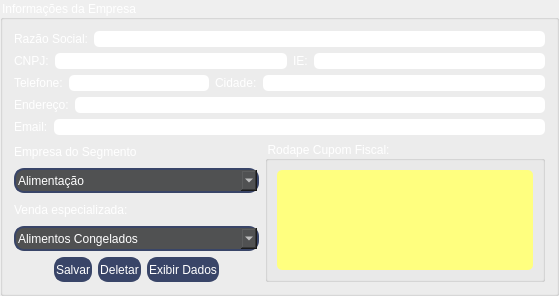
                <widget class="QGroupBox" name="groupBox">
                 <property name="maximumSize">
                  <size>
                   <width>590</width>
                   <height>375</height>
                  </size>
                 </property>
                 <property name="styleSheet">
                  <string notr="true">color: rgb(255, 255, 255);
font: 700 9pt &quot;Segoe UI&quot;;</string>
                 </property>
                 <property name="title">
                  <string>Informações da Empresa</string>
                 </property>
                 <layout class="QGridLayout" name="gridLayout_9">
                  <item row="0" column="0" colspan="2">
                   <layout class="QHBoxLayout" name="horizontalLayout_32">
                    <item>
                     <widget class="QLabel" name="label_51">
                      <property name="styleSheet">
                       <string notr="true">background: transparent;
font: 700 10pt &quot;Segoe UI&quot;;
color: rgb(255, 255, 255);

</string>
                      </property>
                      <property name="text">
                       <string>Razão Social:</string>
                      </property>
                     </widget>
                    </item>
                    <item>
                     <widget class="QLineEdit" name="txt_info_empresa_razao_social">
                      <property name="styleSheet">
                       <string notr="true">QLineEdit {
    background-color: rgb(255, 255, 255);
    font: bold 12pt &quot;Segoe UI&quot;;
    border-radius: 5px; /* Define um raio de borda de 5 pixels */
	color: rgb(0, 0, 0);
}

QMenu {
    background-color: rgb(0, 0, 0);
    color: #ffffff;
    font: bold 12px &quot;Segoe UI&quot;;
    border-radius: 5px;
}
</string>
                      </property>
                     </widget>
                    </item>
                   </layout>
                  </item>
                  <item row="1" column="0" colspan="2">
                   <layout class="QHBoxLayout" name="horizontalLayout_34">
                    <item>
                     <widget class="QLabel" name="label_53">
                      <property name="styleSheet">
                       <string notr="true">background: transparent;
font: 700 10pt &quot;Segoe UI&quot;;
color: rgb(255, 255, 255);

</string>
                      </property>
                      <property name="text">
                       <string>CNPJ:</string>
                      </property>
                     </widget>
                    </item>
                    <item>
                     <widget class="QLineEdit" name="txt_info_empresa_cnpj">
                      <property name="styleSheet">
                       <string notr="true">QLineEdit {
    background-color: rgb(255, 255, 255);
    font: bold 12pt &quot;Segoe UI&quot;;
    border-radius: 5px; /* Define um raio de borda de 5 pixels */
	color: rgb(0, 0, 0);
}

QMenu {
    background-color: rgb(0, 0, 0);
    color: #ffffff;
    font: bold 12px &quot;Segoe UI&quot;;
    border-radius: 5px;
}
</string>
                      </property>
                     </widget>
                    </item>
                    <item>
                     <widget class="QLabel" name="label_54">
                      <property name="styleSheet">
                       <string notr="true">background: transparent;
font: 700 10pt &quot;Segoe UI&quot;;
color: rgb(255, 255, 255);

</string>
                      </property>
                      <property name="text">
                       <string>IE:</string>
                      </property>
                     </widget>
                    </item>
                    <item>
                     <widget class="QLineEdit" name="txt_info_empresa_ie">
                      <property name="styleSheet">
                       <string notr="true">QLineEdit {
    background-color: rgb(255, 255, 255);
    font: bold 12pt &quot;Segoe UI&quot;;
    border-radius: 5px; /* Define um raio de borda de 5 pixels */
	color: rgb(0, 0, 0);
}

QMenu {
    background-color: rgb(0, 0, 0);
    color: #ffffff;
    font: bold 12px &quot;Segoe UI&quot;;
    border-radius: 5px;
}
</string>
                      </property>
                     </widget>
                    </item>
                   </layout>
                  </item>
                  <item row="2" column="0" colspan="2">
                   <layout class="QHBoxLayout" name="horizontalLayout_26">
                    <item>
                     <widget class="QLabel" name="label_55">
                      <property name="styleSheet">
                       <string notr="true">background: transparent;
font: 700 10pt &quot;Segoe UI&quot;;
color: rgb(255, 255, 255);

</string>
                      </property>
                      <property name="text">
                       <string>Telefone:</string>
                      </property>
                     </widget>
                    </item>
                    <item>
                     <widget class="QLineEdit" name="txt_info_empresa_telefone">
                      <property name="maximumSize">
                       <size>
                        <width>140</width>
                        <height>16777215</height>
                       </size>
                      </property>
                      <property name="styleSheet">
                       <string notr="true">QLineEdit {
    background-color: rgb(255, 255, 255);
    font: bold 12pt &quot;Segoe UI&quot;;
    border-radius: 5px; /* Define um raio de borda de 5 pixels */
	color: rgb(0, 0, 0);
}

QMenu {
    background-color: rgb(0, 0, 0);
    color: #ffffff;
    font: bold 12px &quot;Segoe UI&quot;;
    border-radius: 5px;
}
</string>
                      </property>
                     </widget>
                    </item>
                    <item>
                     <widget class="QLabel" name="label_58">
                      <property name="styleSheet">
                       <string notr="true">background: transparent;
font: 700 10pt &quot;Segoe UI&quot;;
color: rgb(255, 255, 255);

</string>
                      </property>
                      <property name="text">
                       <string>Cidade:</string>
                      </property>
                     </widget>
                    </item>
                    <item>
                     <widget class="QLineEdit" name="txt_info_empresa_cidade">
                      <property name="styleSheet">
                       <string notr="true">QLineEdit {
    background-color: rgb(255, 255, 255);
    font: bold 12pt &quot;Segoe UI&quot;;
    border-radius: 5px; /* Define um raio de borda de 5 pixels */
	color: rgb(0, 0, 0);
}

QMenu {
    background-color: rgb(0, 0, 0);
    color: #ffffff;
    font: bold 12px &quot;Segoe UI&quot;;
    border-radius: 5px;
}
</string>
                      </property>
                     </widget>
                    </item>
                   </layout>
                  </item>
                  <item row="3" column="0" colspan="2">
                   <layout class="QHBoxLayout" name="horizontalLayout_33">
                    <item>
                     <widget class="QLabel" name="label_52">
                      <property name="styleSheet">
                       <string notr="true">background: transparent;
font: 700 10pt &quot;Segoe UI&quot;;
color: rgb(255, 255, 255);

</string>
                      </property>
                      <property name="text">
                       <string>Endereço:</string>
                      </property>
                     </widget>
                    </item>
                    <item>
                     <widget class="QLineEdit" name="txt_info_empresa_endereco">
                      <property name="styleSheet">
                       <string notr="true">QLineEdit {
    background-color: rgb(255, 255, 255);
    font: bold 12pt &quot;Segoe UI&quot;;
    border-radius: 5px; /* Define um raio de borda de 5 pixels */
	color: rgb(0, 0, 0);
}

QMenu {
    background-color: rgb(0, 0, 0);
    color: #ffffff;
    font: bold 12px &quot;Segoe UI&quot;;
    border-radius: 5px;
}
</string>
                      </property>
                     </widget>
                    </item>
                   </layout>
                  </item>
                  <item row="4" column="0" colspan="2">
                   <layout class="QHBoxLayout" name="horizontalLayout_37">
                    <item>
                     <widget class="QLabel" name="label_57">
                      <property name="styleSheet">
                       <string notr="true">background: transparent;
font: 700 10pt &quot;Segoe UI&quot;;
color: rgb(255, 255, 255);

</string>
                      </property>
                      <property name="text">
                       <string>Email:</string>
                      </property>
                     </widget>
                    </item>
                    <item>
                     <widget class="QLineEdit" name="txt_info_empresa_email">
                      <property name="styleSheet">
                       <string notr="true">QLineEdit {
    background-color: rgb(255, 255, 255);
    font: bold 12pt &quot;Segoe UI&quot;;
    border-radius: 5px; /* Define um raio de borda de 5 pixels */
	color: rgb(0, 0, 0);
}

QMenu {
    background-color: rgb(0, 0, 0);
    color: #ffffff;
    font: bold 12px &quot;Segoe UI&quot;;
    border-radius: 5px;
}
</string>
                      </property>
                     </widget>
                    </item>
                   </layout>
                  </item>
                  <item row="5" column="0">
                   <layout class="QVBoxLayout" name="verticalLayout_8">
                    <item>
                     <widget class="QLabel" name="label_4">
                      <property name="styleSheet">
                       <string notr="true">background: transparent;
font: 700 10pt &quot;Segoe UI&quot;;
color: rgb(255, 255, 255);

</string>
                      </property>
                      <property name="text">
                       <string>Empresa do Segmento</string>
                      </property>
                     </widget>
                    </item>
                    <item>
                     <widget class="QComboBox" name="cb_segment">
                      <property name="minimumSize">
                       <size>
                        <width>0</width>
                        <height>25</height>
                       </size>
                      </property>
                      <property name="maximumSize">
                       <size>
                        <width>250</width>
                        <height>25</height>
                       </size>
                      </property>
                      <property name="styleSheet">
                       <string notr="true">QComboBox {
    background-color: rgb(80, 81, 82);
    border: 2px solid #394568;
    border-radius: 10px;
    font: 700 10pt &quot;Segoe UI&quot;;
    color: rgb(255, 255, 255);  /* Cor do texto na caixa do ComboBox */
}

QComboBox:hover {
    background-color: rgb(75, 85, 83);
}

QComboBox:pressed {
    background-color: #2c3650;
}

QComboBox QAbstractItemView {
    color: rgb(255, 255, 255);  /* Cor do texto dos itens da lista */
    background-color: rgb(80, 81, 82);  /* Cor de fundo do menu suspenso */
}
</string>
                      </property>
                      <property name="editable">
                       <bool>true</bool>
                      </property>
                      <property name="currentText">
                       <string>Alimentação</string>
                      </property>
                      <item>
                       <property name="text">
                        <string>Alimentação</string>
                       </property>
                      </item>
                      <item>
                       <property name="text">
                        <string>Beleza e Estética</string>
                       </property>
                      </item>
                      <item>
                       <property name="text">
                        <string>Higiene pessoal</string>
                       </property>
                      </item>
                      <item>
                       <property name="text">
                        <string>Materias para Construção Civil</string>
                       </property>
                      </item>
                      <item>
                       <property name="text">
                        <string>Materiais de Limpeza</string>
                       </property>
                      </item>
                      <item>
                       <property name="text">
                        <string>Moda e Vestuário</string>
                       </property>
                      </item>
                      <item>
                       <property name="text">
                        <string>Lar e Decoração</string>
                       </property>
                      </item>
                      <item>
                       <property name="text">
                        <string>Tecnologia e Informática</string>
                       </property>
                      </item>
                      <item>
                       <property name="text">
                        <string>Manutenção</string>
                       </property>
                      </item>
                     </widget>
                    </item>
                   </layout>
                  </item>
                  <item row="6" column="0">
                   <layout class="QVBoxLayout" name="verticalLayout_7">
                    <item>
                     <widget class="QLabel" name="label_5">
                      <property name="styleSheet">
                       <string notr="true">background: transparent;
font: 700 10pt &quot;Segoe UI&quot;;
color: rgb(255, 255, 255);

</string>
                      </property>
                      <property name="text">
                       <string>Venda especializada:</string>
                      </property>
                     </widget>
                    </item>
                    <item>
                     <widget class="QComboBox" name="cb_tipo_prod_serv">
                      <property name="minimumSize">
                       <size>
                        <width>0</width>
                        <height>25</height>
                       </size>
                      </property>
                      <property name="maximumSize">
                       <size>
                        <width>300</width>
                        <height>25</height>
                       </size>
                      </property>
                      <property name="styleSheet">
                       <string notr="true">QComboBox {
    background-color: rgb(80, 81, 82);
    border: 2px solid #394568;
    border-radius: 10px;
    font: 700 10pt &quot;Segoe UI&quot;;
    color: rgb(255, 255, 255);  /* Cor do texto na caixa do ComboBox */
}

QComboBox:hover {
    background-color: rgb(75, 85, 83);
}

QComboBox:pressed {
    background-color: #2c3650;
}

QComboBox QAbstractItemView {
    color: rgb(255, 255, 255);  /* Cor do texto dos itens da lista */
    background-color: rgb(80, 81, 82);  /* Cor de fundo do menu suspenso */
}
</string>
                      </property>
                      <property name="editable">
                       <bool>true</bool>
                      </property>
                      <property name="currentText">
                       <string>Alimentos Congelados</string>
                      </property>
                      <item>
                       <property name="text">
                        <string>Alimentos Congelados</string>
                       </property>
                      </item>
                      <item>
                       <property name="text">
                        <string>Alimentos Não Perecíveis/Enlatados</string>
                       </property>
                      </item>
                      <item>
                       <property name="text">
                        <string>Alimentos Perecíveis/Embalados</string>
                       </property>
                      </item>
                      <item>
                       <property name="text">
                        <string>Bebidas</string>
                       </property>
                      </item>
                      <item>
                       <property name="text">
                        <string>Ferragens E Materiais De Construção</string>
                       </property>
                      </item>
                      <item>
                       <property name="text">
                        <string>Hortifrúti E Carnes</string>
                       </property>
                      </item>
                      <item>
                       <property name="text">
                        <string>Peças de Motos e Carros</string>
                       </property>
                      </item>
                      <item>
                       <property name="text">
                        <string>Produtos De Higiene Pessoal</string>
                       </property>
                      </item>
                      <item>
                       <property name="text">
                        <string>Produtos De Limpeza</string>
                       </property>
                      </item>
                      <item>
                       <property name="text">
                        <string>Produtos Para Pets</string>
                       </property>
                      </item>
                      <item>
                       <property name="text">
                        <string>Roupas, Calçados E Acessórios</string>
                       </property>
                      </item>
                      <item>
                       <property name="text">
                        <string>Salão De Beleza, Estética E Spa</string>
                       </property>
                      </item>
                      <item>
                       <property name="text">
                        <string>Svç/Manutenção Celular E Tablet</string>
                       </property>
                      </item>
                      <item>
                       <property name="text">
                        <string>Svç/Manutenção de Ar Cond. e Vent</string>
                       </property>
                      </item>
                      <item>
                       <property name="text">
                        <string>Svç/Mecânico de Carro</string>
                       </property>
                      </item>
                      <item>
                       <property name="text">
                        <string>Svç/Mecânico de Moto</string>
                       </property>
                      </item>
                      <item>
                       <property name="text">
                        <string>Vidraçaria, Marmoraria E Carpintaria</string>
                       </property>
                      </item>
                      <item>
                       <property name="text">
                        <string>Outros</string>
                       </property>
                      </item>
                     </widget>
                    </item>
                   </layout>
                  </item>
                  <item row="7" column="0">
                   <layout class="QHBoxLayout" name="horizontalLayout_27">
                    <item>
                     <spacer name="horizontalSpacer_13">
                      <property name="orientation">
                       <enum>Qt::Orientation::Horizontal</enum>
                      </property>
                      <property name="sizeHint" stdset="0">
                       <size>
                        <width>40</width>
                        <height>20</height>
                       </size>
                      </property>
                     </spacer>
                    </item>
                    <item>
                     <widget class="QPushButton" name="btn_salvar_info_empresa">
                      <property name="maximumSize">
                       <size>
                        <width>93</width>
                        <height>25</height>
                       </size>
                      </property>
                      <property name="styleSheet">
                       <string notr="true">    QPushButton {
        background-color: #394568;
        border: 2px solid #394568;
        border-radius: 10px;
        font: 700 10pt &quot;Segoe UI&quot;;
		color: rgb(255, 255, 255);
    }
    QPushButton:hover {
        background-color: #44537c;
    }
    QPushButton:pressed {
        background-color: #2c3650;
    }

</string>
                      </property>
                      <property name="text">
                       <string>Salvar</string>
                      </property>
                      <property name="icon">
                       <iconset>
                        <normaloff>:/new/img/0 (81).png</normaloff>:/new/img/0 (81).png</iconset>
                      </property>
                     </widget>
                    </item>
                    <item>
                     <widget class="QPushButton" name="btn_delete_info_empresa">
                      <property name="maximumSize">
                       <size>
                        <width>100</width>
                        <height>25</height>
                       </size>
                      </property>
                      <property name="styleSheet">
                       <string notr="true">    QPushButton {
        background-color: #394568;
        border: 2px solid #394568;
        border-radius: 10px;
        font: 700 10pt &quot;Segoe UI&quot;;
		color: rgb(255, 255, 255);
    }
    QPushButton:hover {
        background-color: #44537c;
    }
    QPushButton:pressed {
        background-color: #2c3650;
    }

</string>
                      </property>
                      <property name="text">
                       <string>Deletar</string>
                      </property>
                      <property name="icon">
                       <iconset>
                        <normaloff>:/new/img/0 (35).png</normaloff>:/new/img/0 (35).png</iconset>
                      </property>
                     </widget>
                    </item>
                    <item>
                     <widget class="QPushButton" name="btn_carrega_dados_empresa">
                      <property name="maximumSize">
                       <size>
                        <width>16777215</width>
                        <height>25</height>
                       </size>
                      </property>
                      <property name="styleSheet">
                       <string notr="true">    QPushButton {
        background-color: #394568;
        border: 2px solid #394568;
        border-radius: 10px;
        font: 700 10pt &quot;Segoe UI&quot;;
		color: rgb(255, 255, 255);
    }
    QPushButton:hover {
        background-color: #44537c;
    }
    QPushButton:pressed {
        background-color: #2c3650;
    }

</string>
                      </property>
                      <property name="text">
                       <string>Exibir Dados</string>
                      </property>
                      <property name="icon">
                       <iconset>
                        <normaloff>:/new/img/0 (21).png</normaloff>:/new/img/0 (21).png</iconset>
                      </property>
                     </widget>
                    </item>
                    <item>
                     <spacer name="horizontalSpacer_14">
                      <property name="orientation">
                       <enum>Qt::Orientation::Horizontal</enum>
                      </property>
                      <property name="sizeHint" stdset="0">
                       <size>
                        <width>40</width>
                        <height>20</height>
                       </size>
                      </property>
                     </spacer>
                    </item>
                   </layout>
                  </item>
                  <item row="5" column="1" rowspan="3">
                   <widget class="QGroupBox" name="groupBox_6">
                    <property name="title">
                     <string>Rodape Cupom Fiscal:</string>
                    </property>
                    <layout class="QGridLayout" name="gridLayout_4">
                     <item row="0" column="0">
                      <widget class="QPlainTextEdit" name="plainTextEdit_info_empresa_rodape_cupom">
                       <property name="minimumSize">
                        <size>
                         <width>0</width>
                         <height>75</height>
                        </size>
                       </property>
                       <property name="maximumSize">
                        <size>
                         <width>16777215</width>
                         <height>100</height>
                        </size>
                       </property>
                       <property name="styleSheet">
                        <string notr="true">QPlainTextEdit {
	background-color: rgb(255, 255, 127);
    font: bold 12pt &quot;Segoe UI&quot;;
    border-radius: 5px; /* Define um raio de borda de 5 pixels */
	color: rgb(0, 0, 0);
}

QMenu {
    background-color: rgb(0, 0, 0);
    color: #ffffff;
    font: bold 12px &quot;Segoe UI&quot;;
    border-radius: 5px;
}
</string>
                       </property>
                      </widget>
                     </item>
                    </layout>
                   </widget>
                  </item>
                 </layout>
                </widget>
